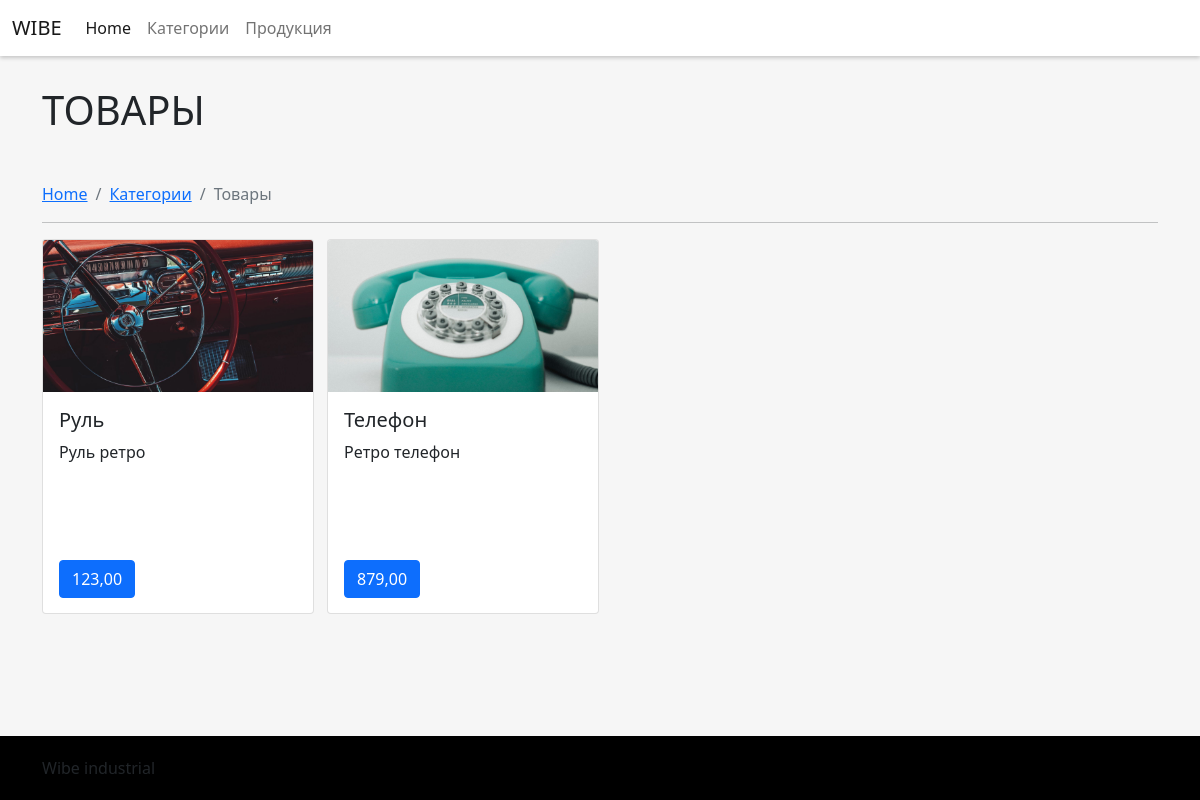
Page /retro/ on the committed database.
### myshop/models.py (models this page shows, shortened)
class Product(models.Model):
    category = models.ForeignKey(Category,
                                 related_name='products',
                                 on_delete=models.CASCADE)
    name = models.CharField(max_length=150, db_index=True)
    slug = models.CharField(max_length=150, db_index=True, unique=True)
    image = models.ImageField(upload_to='var/www/wibe_temp/shop/product/%Y/%m/%d', blank=True)
    description = models.TextField(max_length=1000, blank=True)
    price = models.DecimalField(max_digits=10, decimal_places=2)
    available = models.BooleanField(default=True)
    created = models.DateTimeField(auto_now_add=True)
    uploaded = models.DateTimeField(auto_now=True)
    class Meta:
        ordering = ('name',)
        verbose_name = 'Товар'
        verbose_name_plural = 'Товары'
        index_together = (('id', 'slug'), )
    def get_absolute_url(self):
        return reverse('myshop:product_detail', args=[self.id, self.slug])

### myshop/views.py (the view)
# urls.py: path('<slug:category_slug>/', views.product_list,
def product_list(request, category_slug=None):
    category = None
    categories = Category.objects.all()
    products = Product.objects.filter(available=True)
    if category_slug:
        category = get_object_or_404(Category, slug=category_slug)
        products = products.filter(category=category)
    return render(request, 'shop/product/my_list.html',
                  {
                      'category': category,
                      'categories': categories,
                      'products': products
                  })

### myshop/templates/shop/product/my_list.html (shortened to what this page needs)
{% load static %}
<!DOCTYPE html>
<html lang="en">
<head>
    <link href="{% static "css/bootstrap.min.css" %}" rel="stylesheet">
    <link href="{% static "css/style.css" %}" rel="stylesheet">
</head>
<body>
    <nav class="navbar sticky-top navbar-expand-lg navbar-light" style="background: white; box-shadow: 0 2px 4px rgba(0, 0, 0, .2);">
        <div class="container-fluid">
          <a class="navbar-brand" href="{% url 'myshop:home' %}">WIBE</a>
          <div class="collapse navbar-collapse" id="navbarNavAltMarkup">
            <div class="navbar-nav">
              <a class="nav-link active" aria-current="page" href="{% url 'myshop:home' %}">Home</a>
              <a class="nav-link" href="{% url 'myshop:category' %}">Категории</a>
              <a class="nav-link" href="{% url 'myshop:products' %}">Продукция</a>
              <a class="nav-link disabled" href="#" tabindex="-1" aria-disabled="true"></a>
            </div>
          </div>
        </div>
    </nav>
    <section style="background: rgb(246,246,246);">
        <div class="container">
            <div class="row">
                <div class="col-12" style="padding-top: 30px;">
                    <h1 class="text-left text-uppercase mb-5" style="margin: auto;">Товары</h1>
                </div>
            </div>
            <div class="row">
                <div class="col-12">
                    <nav aria-label="breadcrumb">
                        <ol class="breadcrumb">
                          <li class="breadcrumb-item"><a href="{% url 'myshop:home' %}">Home</a></li>
                          <li class="breadcrumb-item"><a href="{% url 'myshop:category' %}">Категории</a></li>
                          <li class="breadcrumb-item active" aria-current="page">Товары</li>
                        </ol>
                    </nav>
                    <hr>
                </div>
            </div>
            <div class="row">
                {% for product in products %}
                <div class="col-xxl-3 col-xl-3 col-md-6 col-sm-12">
                    <div class="card" style="width: 17rem; height: 375px; margin: auto; margin-bottom: 25px; position: relative;">
                        <img src="{{ product.image.url }}" class="card-img-top" alt="...">
                        <div class="card-body">
                          <h5 class="card-title">{{ product.name }}</h5>
                          <p class="card-text">{{product.description}}</p>
                          <a href="{{ product.get_absolute_url }}" class="btn btn-primary" style="position: absolute; bottom: 15px;">{{ product.price }}</a>
                        </div>
                    </div>
                </div>
                {% endfor %}
            </div>
        </div>
    </section>
    <footer role="contentinfo">
        <div class="container">
            Wibe industrial
        </div>
    </footer>
</html>

### myshop/static/css/style.css (style rules this page uses)
html { height: 100%; }
body { margin: 0; min-height: 100%; display: grid; grid-template-rows: auto 1fr auto; }
footer { background: black; padding: 20px; }

### rows in the picture
Product: image (picture), name "Руль", description "Руль ретро", price "123,00"
Product: image (picture), name "Телефон", description "Ретро телефон", price "879,00"
